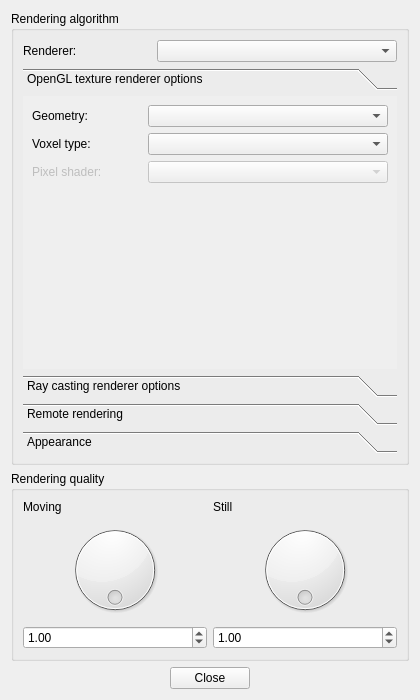
<?xml version="1.0" encoding="UTF-8"?>
<ui version="4.0">
 <class>PrefDialog</class>
 <widget class="QDialog" name="PrefDialog">
  <property name="geometry">
   <rect>
    <x>0</x>
    <y>0</y>
    <width>420</width>
    <height>700</height>
   </rect>
  </property>
  <property name="windowTitle">
   <string>Dialog</string>
  </property>
  <layout class="QVBoxLayout" name="verticalLayout_2">
   <item>
    <widget class="QGroupBox" name="renderingBox">
     <property name="title">
      <string>Rendering algorithm</string>
     </property>
     <layout class="QVBoxLayout" name="verticalLayout">
      <item>
       <layout class="QHBoxLayout" name="rendererLayout">
        <item>
         <widget class="QLabel" name="rendererLabel">
          <property name="text">
           <string>Renderer:</string>
          </property>
         </widget>
        </item>
        <item>
         <widget class="QComboBox" name="rendererBox">
          <property name="minimumSize">
           <size>
            <width>240</width>
            <height>0</height>
           </size>
          </property>
         </widget>
        </item>
       </layout>
      </item>
      <item>
       <widget class="QToolBox" name="optionsToolBox">
        <property name="frameShape">
         <enum>QFrame::NoFrame</enum>
        </property>
        <widget class="QWidget" name="texPage">
         <property name="geometry">
          <rect>
           <x>0</x>
           <y>0</y>
           <width>371</width>
           <height>138</height>
          </rect>
         </property>
         <attribute name="label">
          <string>OpenGL texture renderer options</string>
         </attribute>
         <attribute name="toolTip">
          <string>&lt;html&gt;&lt;head/&gt;&lt;body&gt;&lt;p&gt;Renderer: OpenGL textures&lt;/p&gt;&lt;p&gt;Geometry; Voxel type; Pixel Shader; Brick size&lt;/p&gt;&lt;/body&gt;&lt;/html&gt;</string>
         </attribute>
         <layout class="QVBoxLayout" name="verticalLayout_6">
          <item>
           <layout class="QHBoxLayout" name="geometryLayout">
            <item>
             <widget class="QLabel" name="geometryLabel">
              <property name="text">
               <string>Geometry:</string>
              </property>
             </widget>
            </item>
            <item>
             <widget class="QComboBox" name="geometryBox">
              <property name="minimumSize">
               <size>
                <width>240</width>
                <height>0</height>
               </size>
              </property>
             </widget>
            </item>
           </layout>
          </item>
          <item>
           <layout class="QHBoxLayout" name="voxTypeLayout">
            <item>
             <widget class="QLabel" name="voxTypeLabel">
              <property name="text">
               <string>Voxel type:</string>
              </property>
             </widget>
            </item>
            <item>
             <widget class="QComboBox" name="voxTypeBox">
              <property name="minimumSize">
               <size>
                <width>240</width>
                <height>0</height>
               </size>
              </property>
             </widget>
            </item>
           </layout>
          </item>
          <item>
           <layout class="QHBoxLayout" name="pixShdLayout">
            <item>
             <widget class="QLabel" name="pixShdLabel">
              <property name="enabled">
               <bool>false</bool>
              </property>
              <property name="text">
               <string>Pixel shader:</string>
              </property>
             </widget>
            </item>
            <item>
             <widget class="QComboBox" name="pixShdBox">
              <property name="enabled">
               <bool>false</bool>
              </property>
              <property name="minimumSize">
               <size>
                <width>240</width>
                <height>0</height>
               </size>
              </property>
             </widget>
            </item>
           </layout>
          </item>
          <item>
           <layout class="QHBoxLayout" name="texInfoLayout">
            <item>
             <layout class="QVBoxLayout" name="texInfoIconLayout">
              <item>
               <widget class="QLabel" name="texInfoIconLabel">
                <property name="minimumSize">
                 <size>
                  <width>32</width>
                  <height>32</height>
                 </size>
                </property>
                <property name="maximumSize">
                 <size>
                  <width>32</width>
                  <height>32</height>
                 </size>
                </property>
                <property name="text">
                 <string/>
                </property>
               </widget>
              </item>
              <item>
               <spacer name="verticalSpacer">
                <property name="orientation">
                 <enum>Qt::Vertical</enum>
                </property>
                <property name="sizeHint" stdset="0">
                 <size>
                  <width>20</width>
                  <height>40</height>
                 </size>
                </property>
               </spacer>
              </item>
             </layout>
            </item>
            <item>
             <widget class="QLabel" name="texInfoLabel">
              <property name="text">
               <string/>
              </property>
              <property name="wordWrap">
               <bool>true</bool>
              </property>
             </widget>
            </item>
           </layout>
          </item>
         </layout>
        </widget>
        <widget class="QWidget" name="rayPage">
         <property name="geometry">
          <rect>
           <x>0</x>
           <y>0</y>
           <width>388</width>
           <height>288</height>
          </rect>
         </property>
         <attribute name="label">
          <string>Ray casting renderer options</string>
         </attribute>
         <attribute name="toolTip">
          <string>&lt;!DOCTYPE HTML PUBLIC &quot;-//W3C//DTD HTML 4.0//EN&quot; &quot;http://www.w3.org/TR/REC-html40/strict.dtd&quot;&gt;
&lt;html&gt;&lt;head&gt;&lt;meta name=&quot;qrichtext&quot; content=&quot;1&quot; /&gt;&lt;style type=&quot;text/css&quot;&gt;
p, li { white-space: pre-wrap; }
&lt;/style&gt;&lt;/head&gt;&lt;body style=&quot; font-family:'Ubuntu'; font-size:9pt; font-weight:400; font-style:normal;&quot;&gt;
&lt;p style=&quot; margin-top:12px; margin-bottom:12px; margin-left:0px; margin-right:0px; -qt-block-indent:0; text-indent:0px;&quot;&gt;Renderers: CUDA ray casting; software ray casting&lt;/p&gt;
&lt;p style=&quot; margin-top:12px; margin-bottom:12px; margin-left:0px; margin-right:0px; -qt-block-indent:0; text-indent:0px;&quot;&gt;Early ray termination&lt;/p&gt;&lt;/body&gt;&lt;/html&gt;</string>
         </attribute>
         <layout class="QVBoxLayout" name="verticalLayout_5">
          <item>
           <widget class="QCheckBox" name="earlyRayBox">
            <property name="text">
             <string>Early ray termination</string>
            </property>
            <property name="checked">
             <bool>true</bool>
            </property>
           </widget>
          </item>
          <item>
           <spacer name="raySpacer">
            <property name="orientation">
             <enum>Qt::Vertical</enum>
            </property>
            <property name="sizeHint" stdset="0">
             <size>
              <width>20</width>
              <height>64</height>
             </size>
            </property>
           </spacer>
          </item>
         </layout>
        </widget>
        <widget class="QWidget" name="remotePage">
         <property name="geometry">
          <rect>
           <x>0</x>
           <y>0</y>
           <width>388</width>
           <height>288</height>
          </rect>
         </property>
         <attribute name="label">
          <string>Remote rendering</string>
         </attribute>
         <layout class="QVBoxLayout" name="verticalLayout_7">
          <item>
           <layout class="QHBoxLayout" name="remoteConnectionLayout">
            <item>
             <widget class="QLabel" name="hostLabel">
              <property name="text">
               <string>Host:</string>
              </property>
             </widget>
            </item>
            <item>
             <widget class="QLineEdit" name="hostEdit"/>
            </item>
            <item>
             <widget class="QLabel" name="portLabel">
              <property name="text">
               <string>Port:</string>
              </property>
             </widget>
            </item>
            <item>
             <widget class="QSpinBox" name="portBox">
              <property name="minimumSize">
               <size>
                <width>70</width>
                <height>0</height>
               </size>
              </property>
              <property name="maximumSize">
               <size>
                <width>70</width>
                <height>16777215</height>
               </size>
              </property>
              <property name="maximum">
               <number>65535</number>
              </property>
              <property name="value">
               <number>31050</number>
              </property>
             </widget>
            </item>
           </layout>
          </item>
          <item>
           <layout class="QHBoxLayout" name="remoteButtonLayout">
            <item>
             <widget class="QPushButton" name="getInfoButton">
              <property name="enabled">
               <bool>false</bool>
              </property>
              <property name="text">
               <string>Get Info</string>
              </property>
             </widget>
            </item>
            <item>
             <widget class="QPushButton" name="browseButton">
              <property name="enabled">
               <bool>false</bool>
              </property>
              <property name="text">
               <string>Browse...</string>
              </property>
             </widget>
            </item>
            <item>
             <widget class="QPushButton" name="connectButton">
              <property name="enabled">
               <bool>false</bool>
              </property>
              <property name="text">
               <string>Connect</string>
              </property>
             </widget>
            </item>
           </layout>
          </item>
          <item>
           <widget class="QGroupBox" name="remoteOptionsBox">
            <property name="title">
             <string>Options</string>
            </property>
            <layout class="QVBoxLayout" name="verticalLayout_4">
             <item>
              <widget class="QCheckBox" name="ibrBox">
               <property name="text">
                <string>Image-Based Rendering</string>
               </property>
              </widget>
             </item>
            </layout>
           </widget>
          </item>
          <item>
           <spacer name="remoteSpacer">
            <property name="orientation">
             <enum>Qt::Vertical</enum>
            </property>
            <property name="sizeHint" stdset="0">
             <size>
              <width>20</width>
              <height>156</height>
             </size>
            </property>
           </spacer>
          </item>
         </layout>
        </widget>
        <widget class="QWidget" name="appearancePage">
         <property name="geometry">
          <rect>
           <x>0</x>
           <y>0</y>
           <width>388</width>
           <height>288</height>
          </rect>
         </property>
         <attribute name="label">
          <string>Appearance</string>
         </attribute>
         <attribute name="toolTip">
          <string>Linear Interpolation (Y|N); Headlight; MIP (Y|N)</string>
         </attribute>
         <layout class="QVBoxLayout" name="verticalLayout_3">
          <item>
           <widget class="QCheckBox" name="interpolationCheckBox">
            <property name="text">
             <string>Linear interpolation</string>
            </property>
            <property name="checked">
             <bool>true</bool>
            </property>
           </widget>
          </item>
          <item>
           <widget class="QCheckBox" name="mipCheckBox">
            <property name="text">
             <string>Maximum intensity projection (MIP)</string>
            </property>
           </widget>
          </item>
          <item>
           <spacer name="appearanceSpacer">
            <property name="orientation">
             <enum>Qt::Vertical</enum>
            </property>
            <property name="sizeHint" stdset="0">
             <size>
              <width>20</width>
              <height>40</height>
             </size>
            </property>
           </spacer>
          </item>
         </layout>
        </widget>
       </widget>
      </item>
     </layout>
    </widget>
   </item>
   <item>
    <widget class="QGroupBox" name="qualityBox">
     <property name="title">
      <string>Rendering quality</string>
     </property>
     <layout class="QHBoxLayout" name="horizontalLayout">
      <item>
       <layout class="QVBoxLayout" name="movingLayout">
        <item>
         <widget class="QLabel" name="movingLabel">
          <property name="text">
           <string>Moving</string>
          </property>
         </widget>
        </item>
        <item>
         <widget class="QDial" name="movingDial">
          <property name="maximum">
           <number>99</number>
          </property>
          <property name="invertedAppearance">
           <bool>false</bool>
          </property>
          <property name="wrapping">
           <bool>true</bool>
          </property>
         </widget>
        </item>
        <item>
         <widget class="QDoubleSpinBox" name="movingSpinBox">
          <property name="decimals">
           <number>2</number>
          </property>
          <property name="maximum">
           <double>10000.000000000000000</double>
          </property>
          <property name="singleStep">
           <double>0.010000000000000</double>
          </property>
          <property name="value">
           <double>1.000000000000000</double>
          </property>
         </widget>
        </item>
       </layout>
      </item>
      <item>
       <layout class="QVBoxLayout" name="stillLayout">
        <item>
         <widget class="QLabel" name="stillLabel">
          <property name="text">
           <string>Still</string>
          </property>
         </widget>
        </item>
        <item>
         <widget class="QDial" name="stillDial">
          <property name="wrapping">
           <bool>true</bool>
          </property>
         </widget>
        </item>
        <item>
         <widget class="QDoubleSpinBox" name="stillSpinBox">
          <property name="decimals">
           <number>2</number>
          </property>
          <property name="maximum">
           <double>10000.000000000000000</double>
          </property>
          <property name="singleStep">
           <double>0.010000000000000</double>
          </property>
          <property name="value">
           <double>1.000000000000000</double>
          </property>
         </widget>
        </item>
       </layout>
      </item>
     </layout>
    </widget>
   </item>
   <item>
    <layout class="QHBoxLayout" name="buttonLayout">
     <item>
      <spacer name="leftSpacer">
       <property name="orientation">
        <enum>Qt::Horizontal</enum>
       </property>
       <property name="sizeHint" stdset="0">
        <size>
         <width>40</width>
         <height>20</height>
        </size>
       </property>
      </spacer>
     </item>
     <item>
      <widget class="QPushButton" name="closeButton">
       <property name="text">
        <string>Close</string>
       </property>
      </widget>
     </item>
     <item>
      <spacer name="rightSpacer">
       <property name="orientation">
        <enum>Qt::Horizontal</enum>
       </property>
       <property name="sizeHint" stdset="0">
        <size>
         <width>40</width>
         <height>20</height>
        </size>
       </property>
      </spacer>
     </item>
    </layout>
   </item>
  </layout>
 </widget>
 <resources/>
 <connections>
  <connection>
   <sender>closeButton</sender>
   <signal>clicked()</signal>
   <receiver>PrefDialog</receiver>
   <slot>close()</slot>
   <hints>
    <hint type="sourcelabel">
     <x>135</x>
     <y>341</y>
    </hint>
    <hint type="destinationlabel">
     <x>134</x>
     <y>230</y>
    </hint>
   </hints>
  </connection>
 </connections>
</ui>
